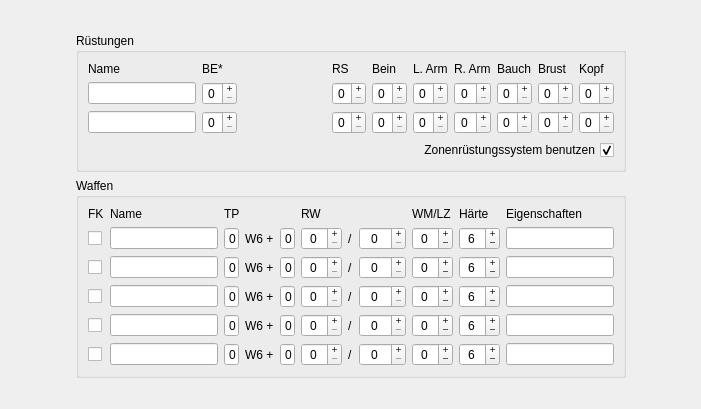
<?xml version="1.0" encoding="UTF-8"?>
<ui version="4.0">
 <class>formAusruestung</class>
 <widget class="QWidget" name="formAusruestung">
  <property name="geometry">
   <rect>
    <x>0</x>
    <y>0</y>
    <width>701</width>
    <height>409</height>
   </rect>
  </property>
  <property name="windowTitle">
   <string>Form</string>
  </property>
  <widget class="QWidget" name="gridLayoutWidget">
   <property name="geometry">
    <rect>
     <x>0</x>
     <y>0</y>
     <width>701</width>
     <height>411</height>
    </rect>
   </property>
   <layout class="QGridLayout" name="gridLayout">
    <item row="2" column="1">
     <widget class="QGroupBox" name="groupBox_2">
      <property name="title">
       <string>Waffen</string>
      </property>
      <layout class="QHBoxLayout" name="horizontalLayout_2">
       <item>
        <layout class="QGridLayout" name="gridLayout_3">
         <item row="4" column="7">
          <widget class="QSpinBox" name="spinW4wm">
           <property name="alignment">
            <set>Qt::AlignCenter</set>
           </property>
           <property name="buttonSymbols">
            <enum>QAbstractSpinBox::PlusMinus</enum>
           </property>
           <property name="minimum">
            <number>-3</number>
           </property>
           <property name="maximum">
            <number>16</number>
           </property>
          </widget>
         </item>
         <item row="3" column="8">
          <widget class="QSpinBox" name="spinW3h">
           <property name="alignment">
            <set>Qt::AlignCenter</set>
           </property>
           <property name="buttonSymbols">
            <enum>QAbstractSpinBox::PlusMinus</enum>
           </property>
           <property name="minimum">
            <number>1</number>
           </property>
           <property name="maximum">
            <number>12</number>
           </property>
           <property name="value">
            <number>6</number>
           </property>
          </widget>
         </item>
         <item row="0" column="3">
          <widget class="QLabel" name="label_14">
           <property name="text">
            <string>TP</string>
           </property>
          </widget>
         </item>
         <item row="1" column="3">
          <layout class="QHBoxLayout" name="horizontalLayout_3">
           <item>
            <widget class="QSpinBox" name="spinW1w6">
             <property name="sizePolicy">
              <sizepolicy hsizetype="Preferred" vsizetype="Fixed">
               <horstretch>0</horstretch>
               <verstretch>0</verstretch>
              </sizepolicy>
             </property>
             <property name="minimumSize">
              <size>
               <width>15</width>
               <height>0</height>
              </size>
             </property>
             <property name="maximumSize">
              <size>
               <width>15</width>
               <height>16777215</height>
              </size>
             </property>
             <property name="buttonSymbols">
              <enum>QAbstractSpinBox::NoButtons</enum>
             </property>
            </widget>
           </item>
           <item>
            <widget class="QLabel" name="label_22">
             <property name="text">
              <string>W6 +</string>
             </property>
            </widget>
           </item>
           <item>
            <widget class="QSpinBox" name="spinW1plus">
             <property name="sizePolicy">
              <sizepolicy hsizetype="Preferred" vsizetype="Fixed">
               <horstretch>0</horstretch>
               <verstretch>0</verstretch>
              </sizepolicy>
             </property>
             <property name="minimumSize">
              <size>
               <width>15</width>
               <height>0</height>
              </size>
             </property>
             <property name="maximumSize">
              <size>
               <width>15</width>
               <height>16777215</height>
              </size>
             </property>
             <property name="buttonSymbols">
              <enum>QAbstractSpinBox::NoButtons</enum>
             </property>
            </widget>
           </item>
          </layout>
         </item>
         <item row="3" column="1">
          <widget class="QLineEdit" name="editW3name"/>
         </item>
         <item row="5" column="7">
          <widget class="QSpinBox" name="spinW5wm">
           <property name="alignment">
            <set>Qt::AlignCenter</set>
           </property>
           <property name="buttonSymbols">
            <enum>QAbstractSpinBox::PlusMinus</enum>
           </property>
           <property name="minimum">
            <number>-3</number>
           </property>
           <property name="maximum">
            <number>16</number>
           </property>
          </widget>
         </item>
         <item row="2" column="7">
          <widget class="QSpinBox" name="spinW2wm">
           <property name="alignment">
            <set>Qt::AlignCenter</set>
           </property>
           <property name="buttonSymbols">
            <enum>QAbstractSpinBox::PlusMinus</enum>
           </property>
           <property name="minimum">
            <number>-3</number>
           </property>
           <property name="maximum">
            <number>16</number>
           </property>
          </widget>
         </item>
         <item row="3" column="6">
          <widget class="QSpinBox" name="spinW3rw2">
           <property name="alignment">
            <set>Qt::AlignCenter</set>
           </property>
           <property name="buttonSymbols">
            <enum>QAbstractSpinBox::PlusMinus</enum>
           </property>
           <property name="maximum">
            <number>500</number>
           </property>
          </widget>
         </item>
         <item row="3" column="0">
          <widget class="QCheckBox" name="checkW3FK">
           <property name="text">
            <string/>
           </property>
          </widget>
         </item>
         <item row="2" column="0">
          <widget class="QCheckBox" name="checkW2FK">
           <property name="text">
            <string/>
           </property>
          </widget>
         </item>
         <item row="1" column="6">
          <widget class="QSpinBox" name="spinW1rw2">
           <property name="alignment">
            <set>Qt::AlignCenter</set>
           </property>
           <property name="readOnly">
            <bool>false</bool>
           </property>
           <property name="buttonSymbols">
            <enum>QAbstractSpinBox::PlusMinus</enum>
           </property>
           <property name="maximum">
            <number>500</number>
           </property>
          </widget>
         </item>
         <item row="2" column="4">
          <widget class="QSpinBox" name="spinW2rw">
           <property name="alignment">
            <set>Qt::AlignCenter</set>
           </property>
           <property name="buttonSymbols">
            <enum>QAbstractSpinBox::PlusMinus</enum>
           </property>
           <property name="maximum">
            <number>99</number>
           </property>
          </widget>
         </item>
         <item row="2" column="9">
          <widget class="QLineEdit" name="editW2eig"/>
         </item>
         <item row="4" column="8">
          <widget class="QSpinBox" name="spinW4h">
           <property name="alignment">
            <set>Qt::AlignCenter</set>
           </property>
           <property name="buttonSymbols">
            <enum>QAbstractSpinBox::PlusMinus</enum>
           </property>
           <property name="minimum">
            <number>1</number>
           </property>
           <property name="maximum">
            <number>12</number>
           </property>
           <property name="value">
            <number>6</number>
           </property>
          </widget>
         </item>
         <item row="2" column="8">
          <widget class="QSpinBox" name="spinW2h">
           <property name="alignment">
            <set>Qt::AlignCenter</set>
           </property>
           <property name="buttonSymbols">
            <enum>QAbstractSpinBox::PlusMinus</enum>
           </property>
           <property name="minimum">
            <number>1</number>
           </property>
           <property name="maximum">
            <number>12</number>
           </property>
           <property name="value">
            <number>6</number>
           </property>
          </widget>
         </item>
         <item row="5" column="3">
          <layout class="QHBoxLayout" name="horizontalLayout_9">
           <item>
            <widget class="QSpinBox" name="spinW5w6">
             <property name="sizePolicy">
              <sizepolicy hsizetype="Preferred" vsizetype="Fixed">
               <horstretch>0</horstretch>
               <verstretch>0</verstretch>
              </sizepolicy>
             </property>
             <property name="minimumSize">
              <size>
               <width>15</width>
               <height>0</height>
              </size>
             </property>
             <property name="maximumSize">
              <size>
               <width>15</width>
               <height>16777215</height>
              </size>
             </property>
             <property name="buttonSymbols">
              <enum>QAbstractSpinBox::NoButtons</enum>
             </property>
            </widget>
           </item>
           <item>
            <widget class="QLabel" name="label_37">
             <property name="text">
              <string>W6 +</string>
             </property>
            </widget>
           </item>
           <item>
            <widget class="QSpinBox" name="spinW5plus">
             <property name="sizePolicy">
              <sizepolicy hsizetype="Preferred" vsizetype="Fixed">
               <horstretch>0</horstretch>
               <verstretch>0</verstretch>
              </sizepolicy>
             </property>
             <property name="minimumSize">
              <size>
               <width>15</width>
               <height>0</height>
              </size>
             </property>
             <property name="maximumSize">
              <size>
               <width>15</width>
               <height>16777215</height>
              </size>
             </property>
             <property name="buttonSymbols">
              <enum>QAbstractSpinBox::NoButtons</enum>
             </property>
            </widget>
           </item>
          </layout>
         </item>
         <item row="4" column="1">
          <widget class="QLineEdit" name="editW4name"/>
         </item>
         <item row="5" column="1">
          <widget class="QLineEdit" name="editW5name"/>
         </item>
         <item row="2" column="1">
          <widget class="QLineEdit" name="editW2name"/>
         </item>
         <item row="4" column="4">
          <widget class="QSpinBox" name="spinW4rw">
           <property name="alignment">
            <set>Qt::AlignCenter</set>
           </property>
           <property name="buttonSymbols">
            <enum>QAbstractSpinBox::PlusMinus</enum>
           </property>
           <property name="maximum">
            <number>99</number>
           </property>
          </widget>
         </item>
         <item row="3" column="7">
          <widget class="QSpinBox" name="spinW3wm">
           <property name="alignment">
            <set>Qt::AlignCenter</set>
           </property>
           <property name="buttonSymbols">
            <enum>QAbstractSpinBox::PlusMinus</enum>
           </property>
           <property name="minimum">
            <number>-3</number>
           </property>
           <property name="maximum">
            <number>16</number>
           </property>
          </widget>
         </item>
         <item row="5" column="9">
          <widget class="QLineEdit" name="editW5eig"/>
         </item>
         <item row="1" column="1">
          <widget class="QLineEdit" name="editW1name"/>
         </item>
         <item row="1" column="0">
          <widget class="QCheckBox" name="checkW1FK">
           <property name="text">
            <string/>
           </property>
          </widget>
         </item>
         <item row="5" column="8">
          <widget class="QSpinBox" name="spinW5h">
           <property name="alignment">
            <set>Qt::AlignCenter</set>
           </property>
           <property name="buttonSymbols">
            <enum>QAbstractSpinBox::PlusMinus</enum>
           </property>
           <property name="minimum">
            <number>1</number>
           </property>
           <property name="maximum">
            <number>12</number>
           </property>
           <property name="value">
            <number>6</number>
           </property>
          </widget>
         </item>
         <item row="0" column="0">
          <widget class="QLabel" name="label_11">
           <property name="text">
            <string>FK</string>
           </property>
          </widget>
         </item>
         <item row="4" column="9">
          <widget class="QLineEdit" name="editW4eig"/>
         </item>
         <item row="3" column="9">
          <widget class="QLineEdit" name="editW3eig"/>
         </item>
         <item row="5" column="0">
          <widget class="QCheckBox" name="checkW5FK">
           <property name="text">
            <string/>
           </property>
          </widget>
         </item>
         <item row="4" column="0">
          <widget class="QCheckBox" name="checkW4FK">
           <property name="text">
            <string/>
           </property>
          </widget>
         </item>
         <item row="5" column="6">
          <widget class="QSpinBox" name="spinW5rw2">
           <property name="alignment">
            <set>Qt::AlignCenter</set>
           </property>
           <property name="buttonSymbols">
            <enum>QAbstractSpinBox::PlusMinus</enum>
           </property>
           <property name="maximum">
            <number>500</number>
           </property>
          </widget>
         </item>
         <item row="2" column="6">
          <widget class="QSpinBox" name="spinW2rw2">
           <property name="alignment">
            <set>Qt::AlignCenter</set>
           </property>
           <property name="buttonSymbols">
            <enum>QAbstractSpinBox::PlusMinus</enum>
           </property>
           <property name="maximum">
            <number>500</number>
           </property>
          </widget>
         </item>
         <item row="4" column="6">
          <widget class="QSpinBox" name="spinW4rw2">
           <property name="alignment">
            <set>Qt::AlignCenter</set>
           </property>
           <property name="buttonSymbols">
            <enum>QAbstractSpinBox::PlusMinus</enum>
           </property>
           <property name="maximum">
            <number>500</number>
           </property>
          </widget>
         </item>
         <item row="0" column="4" colspan="3">
          <widget class="QLabel" name="labelRW1">
           <property name="text">
            <string>RW</string>
           </property>
          </widget>
         </item>
         <item row="2" column="5">
          <widget class="QLabel" name="labelDashW2">
           <property name="text">
            <string>/</string>
           </property>
          </widget>
         </item>
         <item row="1" column="5">
          <widget class="QLabel" name="labelDashW1">
           <property name="text">
            <string>/</string>
           </property>
          </widget>
         </item>
         <item row="4" column="3">
          <layout class="QHBoxLayout" name="horizontalLayout_8">
           <item>
            <widget class="QSpinBox" name="spinW4w6">
             <property name="sizePolicy">
              <sizepolicy hsizetype="Preferred" vsizetype="Fixed">
               <horstretch>0</horstretch>
               <verstretch>0</verstretch>
              </sizepolicy>
             </property>
             <property name="minimumSize">
              <size>
               <width>15</width>
               <height>0</height>
              </size>
             </property>
             <property name="maximumSize">
              <size>
               <width>15</width>
               <height>16777215</height>
              </size>
             </property>
             <property name="buttonSymbols">
              <enum>QAbstractSpinBox::NoButtons</enum>
             </property>
            </widget>
           </item>
           <item>
            <widget class="QLabel" name="label_36">
             <property name="text">
              <string>W6 +</string>
             </property>
            </widget>
           </item>
           <item>
            <widget class="QSpinBox" name="spinW4plus">
             <property name="sizePolicy">
              <sizepolicy hsizetype="Preferred" vsizetype="Fixed">
               <horstretch>0</horstretch>
               <verstretch>0</verstretch>
              </sizepolicy>
             </property>
             <property name="minimumSize">
              <size>
               <width>15</width>
               <height>0</height>
              </size>
             </property>
             <property name="maximumSize">
              <size>
               <width>15</width>
               <height>16777215</height>
              </size>
             </property>
             <property name="buttonSymbols">
              <enum>QAbstractSpinBox::NoButtons</enum>
             </property>
            </widget>
           </item>
          </layout>
         </item>
         <item row="5" column="4">
          <widget class="QSpinBox" name="spinW5rw">
           <property name="alignment">
            <set>Qt::AlignCenter</set>
           </property>
           <property name="buttonSymbols">
            <enum>QAbstractSpinBox::PlusMinus</enum>
           </property>
           <property name="maximum">
            <number>99</number>
           </property>
          </widget>
         </item>
         <item row="3" column="3">
          <layout class="QHBoxLayout" name="horizontalLayout_7">
           <item>
            <widget class="QSpinBox" name="spinW3w6">
             <property name="sizePolicy">
              <sizepolicy hsizetype="Preferred" vsizetype="Fixed">
               <horstretch>0</horstretch>
               <verstretch>0</verstretch>
              </sizepolicy>
             </property>
             <property name="minimumSize">
              <size>
               <width>15</width>
               <height>0</height>
              </size>
             </property>
             <property name="maximumSize">
              <size>
               <width>15</width>
               <height>16777215</height>
              </size>
             </property>
             <property name="buttonSymbols">
              <enum>QAbstractSpinBox::NoButtons</enum>
             </property>
            </widget>
           </item>
           <item>
            <widget class="QLabel" name="label_35">
             <property name="text">
              <string>W6 +</string>
             </property>
            </widget>
           </item>
           <item>
            <widget class="QSpinBox" name="spinW3plus">
             <property name="sizePolicy">
              <sizepolicy hsizetype="Preferred" vsizetype="Fixed">
               <horstretch>0</horstretch>
               <verstretch>0</verstretch>
              </sizepolicy>
             </property>
             <property name="minimumSize">
              <size>
               <width>15</width>
               <height>0</height>
              </size>
             </property>
             <property name="maximumSize">
              <size>
               <width>15</width>
               <height>16777215</height>
              </size>
             </property>
             <property name="buttonSymbols">
              <enum>QAbstractSpinBox::NoButtons</enum>
             </property>
            </widget>
           </item>
          </layout>
         </item>
         <item row="0" column="1">
          <widget class="QLabel" name="label_13">
           <property name="text">
            <string>Name</string>
           </property>
          </widget>
         </item>
         <item row="3" column="4">
          <widget class="QSpinBox" name="spinW3rw">
           <property name="alignment">
            <set>Qt::AlignCenter</set>
           </property>
           <property name="buttonSymbols">
            <enum>QAbstractSpinBox::PlusMinus</enum>
           </property>
           <property name="maximum">
            <number>99</number>
           </property>
          </widget>
         </item>
         <item row="1" column="7">
          <widget class="QSpinBox" name="spinW1wm">
           <property name="alignment">
            <set>Qt::AlignCenter</set>
           </property>
           <property name="buttonSymbols">
            <enum>QAbstractSpinBox::PlusMinus</enum>
           </property>
           <property name="minimum">
            <number>-3</number>
           </property>
           <property name="maximum">
            <number>16</number>
           </property>
          </widget>
         </item>
         <item row="1" column="8">
          <widget class="QSpinBox" name="spinW1h">
           <property name="alignment">
            <set>Qt::AlignCenter</set>
           </property>
           <property name="buttonSymbols">
            <enum>QAbstractSpinBox::PlusMinus</enum>
           </property>
           <property name="minimum">
            <number>1</number>
           </property>
           <property name="maximum">
            <number>12</number>
           </property>
           <property name="value">
            <number>6</number>
           </property>
          </widget>
         </item>
         <item row="0" column="8">
          <widget class="QLabel" name="label_17">
           <property name="text">
            <string>Härte</string>
           </property>
          </widget>
         </item>
         <item row="0" column="9">
          <widget class="QLabel" name="label_18">
           <property name="text">
            <string>Eigenschaften</string>
           </property>
          </widget>
         </item>
         <item row="1" column="4">
          <widget class="QSpinBox" name="spinW1rw">
           <property name="alignment">
            <set>Qt::AlignCenter</set>
           </property>
           <property name="buttonSymbols">
            <enum>QAbstractSpinBox::PlusMinus</enum>
           </property>
           <property name="maximum">
            <number>99</number>
           </property>
          </widget>
         </item>
         <item row="0" column="7">
          <widget class="QLabel" name="labelWM">
           <property name="text">
            <string>WM/LZ</string>
           </property>
          </widget>
         </item>
         <item row="1" column="9">
          <widget class="QLineEdit" name="editW1eig"/>
         </item>
         <item row="2" column="3">
          <layout class="QHBoxLayout" name="horizontalLayout_11">
           <item>
            <widget class="QSpinBox" name="spinW2w6">
             <property name="sizePolicy">
              <sizepolicy hsizetype="Preferred" vsizetype="Fixed">
               <horstretch>0</horstretch>
               <verstretch>0</verstretch>
              </sizepolicy>
             </property>
             <property name="minimumSize">
              <size>
               <width>15</width>
               <height>0</height>
              </size>
             </property>
             <property name="maximumSize">
              <size>
               <width>15</width>
               <height>16777215</height>
              </size>
             </property>
             <property name="buttonSymbols">
              <enum>QAbstractSpinBox::NoButtons</enum>
             </property>
            </widget>
           </item>
           <item>
            <widget class="QLabel" name="label_39">
             <property name="text">
              <string>W6 +</string>
             </property>
            </widget>
           </item>
           <item>
            <widget class="QSpinBox" name="spinW2plus">
             <property name="sizePolicy">
              <sizepolicy hsizetype="Preferred" vsizetype="Fixed">
               <horstretch>0</horstretch>
               <verstretch>0</verstretch>
              </sizepolicy>
             </property>
             <property name="minimumSize">
              <size>
               <width>15</width>
               <height>0</height>
              </size>
             </property>
             <property name="maximumSize">
              <size>
               <width>15</width>
               <height>16777215</height>
              </size>
             </property>
             <property name="buttonSymbols">
              <enum>QAbstractSpinBox::NoButtons</enum>
             </property>
            </widget>
           </item>
          </layout>
         </item>
         <item row="3" column="5">
          <widget class="QLabel" name="labelDashW3">
           <property name="text">
            <string>/</string>
           </property>
          </widget>
         </item>
         <item row="4" column="5">
          <widget class="QLabel" name="labelDashW4">
           <property name="text">
            <string>/</string>
           </property>
          </widget>
         </item>
         <item row="5" column="5">
          <widget class="QLabel" name="labelDashW5">
           <property name="text">
            <string>/</string>
           </property>
          </widget>
         </item>
        </layout>
       </item>
      </layout>
     </widget>
    </item>
    <item row="1" column="2">
     <spacer name="horizontalSpacer">
      <property name="orientation">
       <enum>Qt::Horizontal</enum>
      </property>
      <property name="sizeHint" stdset="0">
       <size>
        <width>40</width>
        <height>20</height>
       </size>
      </property>
     </spacer>
    </item>
    <item row="1" column="0">
     <spacer name="horizontalSpacer_2">
      <property name="orientation">
       <enum>Qt::Horizontal</enum>
      </property>
      <property name="sizeHint" stdset="0">
       <size>
        <width>40</width>
        <height>20</height>
       </size>
      </property>
     </spacer>
    </item>
    <item row="0" column="1">
     <spacer name="verticalSpacer">
      <property name="orientation">
       <enum>Qt::Vertical</enum>
      </property>
      <property name="sizeHint" stdset="0">
       <size>
        <width>20</width>
        <height>40</height>
       </size>
      </property>
     </spacer>
    </item>
    <item row="1" column="1">
     <widget class="QGroupBox" name="groupBox">
      <property name="title">
       <string>Rüstungen</string>
      </property>
      <property name="flat">
       <bool>false</bool>
      </property>
      <property name="checkable">
       <bool>false</bool>
      </property>
      <layout class="QVBoxLayout" name="verticalLayout">
       <item>
        <layout class="QGridLayout" name="gridLayout_2">
         <property name="sizeConstraint">
          <enum>QLayout::SetDefaultConstraint</enum>
         </property>
         <item row="0" column="7">
          <widget class="QLabel" name="labelBauch">
           <property name="sizePolicy">
            <sizepolicy hsizetype="Preferred" vsizetype="Preferred">
             <horstretch>0</horstretch>
             <verstretch>0</verstretch>
            </sizepolicy>
           </property>
           <property name="minimumSize">
            <size>
             <width>35</width>
             <height>0</height>
            </size>
           </property>
           <property name="text">
            <string>Bauch</string>
           </property>
          </widget>
         </item>
         <item row="0" column="6">
          <widget class="QLabel" name="labelRarm">
           <property name="sizePolicy">
            <sizepolicy hsizetype="Preferred" vsizetype="Preferred">
             <horstretch>0</horstretch>
             <verstretch>0</verstretch>
            </sizepolicy>
           </property>
           <property name="minimumSize">
            <size>
             <width>35</width>
             <height>0</height>
            </size>
           </property>
           <property name="text">
            <string>R. Arm</string>
           </property>
          </widget>
         </item>
         <item row="0" column="9">
          <widget class="QLabel" name="labelKopf">
           <property name="minimumSize">
            <size>
             <width>35</width>
             <height>0</height>
            </size>
           </property>
           <property name="text">
            <string>Kopf</string>
           </property>
          </widget>
         </item>
         <item row="0" column="5">
          <widget class="QLabel" name="labelLarm">
           <property name="minimumSize">
            <size>
             <width>35</width>
             <height>0</height>
            </size>
           </property>
           <property name="text">
            <string>L. Arm</string>
           </property>
          </widget>
         </item>
         <item row="0" column="4">
          <widget class="QLabel" name="labelBein">
           <property name="minimumSize">
            <size>
             <width>35</width>
             <height>0</height>
            </size>
           </property>
           <property name="text">
            <string>Bein</string>
           </property>
          </widget>
         </item>
         <item row="2" column="6">
          <widget class="QSpinBox" name="spinR2rarm">
           <property name="alignment">
            <set>Qt::AlignCenter</set>
           </property>
           <property name="buttonSymbols">
            <enum>QAbstractSpinBox::PlusMinus</enum>
           </property>
           <property name="maximum">
            <number>8</number>
           </property>
          </widget>
         </item>
         <item row="2" column="9">
          <widget class="QSpinBox" name="spinR2kopf">
           <property name="alignment">
            <set>Qt::AlignCenter</set>
           </property>
           <property name="buttonSymbols">
            <enum>QAbstractSpinBox::PlusMinus</enum>
           </property>
           <property name="maximum">
            <number>8</number>
           </property>
          </widget>
         </item>
         <item row="1" column="8">
          <widget class="QSpinBox" name="spinR1brust">
           <property name="alignment">
            <set>Qt::AlignCenter</set>
           </property>
           <property name="buttonSymbols">
            <enum>QAbstractSpinBox::PlusMinus</enum>
           </property>
           <property name="maximum">
            <number>8</number>
           </property>
          </widget>
         </item>
         <item row="1" column="2">
          <spacer name="horizontalSpacer_3">
           <property name="orientation">
            <enum>Qt::Horizontal</enum>
           </property>
           <property name="sizeHint" stdset="0">
            <size>
             <width>40</width>
             <height>20</height>
            </size>
           </property>
          </spacer>
         </item>
         <item row="1" column="1">
          <widget class="QSpinBox" name="spinR1be">
           <property name="alignment">
            <set>Qt::AlignCenter</set>
           </property>
           <property name="buttonSymbols">
            <enum>QAbstractSpinBox::PlusMinus</enum>
           </property>
           <property name="maximum">
            <number>8</number>
           </property>
          </widget>
         </item>
         <item row="0" column="0">
          <widget class="QLabel" name="label">
           <property name="text">
            <string>Name</string>
           </property>
          </widget>
         </item>
         <item row="2" column="8">
          <widget class="QSpinBox" name="spinR2brust">
           <property name="alignment">
            <set>Qt::AlignCenter</set>
           </property>
           <property name="buttonSymbols">
            <enum>QAbstractSpinBox::PlusMinus</enum>
           </property>
           <property name="maximum">
            <number>8</number>
           </property>
          </widget>
         </item>
         <item row="2" column="1">
          <widget class="QSpinBox" name="spinR2be">
           <property name="alignment">
            <set>Qt::AlignCenter</set>
           </property>
           <property name="buttonSymbols">
            <enum>QAbstractSpinBox::PlusMinus</enum>
           </property>
           <property name="maximum">
            <number>8</number>
           </property>
          </widget>
         </item>
         <item row="2" column="5">
          <widget class="QSpinBox" name="spinR2larm">
           <property name="alignment">
            <set>Qt::AlignCenter</set>
           </property>
           <property name="buttonSymbols">
            <enum>QAbstractSpinBox::PlusMinus</enum>
           </property>
           <property name="maximum">
            <number>8</number>
           </property>
          </widget>
         </item>
         <item row="2" column="0">
          <widget class="QLineEdit" name="editR2name"/>
         </item>
         <item row="1" column="5">
          <widget class="QSpinBox" name="spinR1larm">
           <property name="alignment">
            <set>Qt::AlignCenter</set>
           </property>
           <property name="buttonSymbols">
            <enum>QAbstractSpinBox::PlusMinus</enum>
           </property>
           <property name="maximum">
            <number>8</number>
           </property>
          </widget>
         </item>
         <item row="1" column="6">
          <widget class="QSpinBox" name="spinR1rarm">
           <property name="alignment">
            <set>Qt::AlignCenter</set>
           </property>
           <property name="buttonSymbols">
            <enum>QAbstractSpinBox::PlusMinus</enum>
           </property>
           <property name="maximum">
            <number>8</number>
           </property>
          </widget>
         </item>
         <item row="1" column="4">
          <widget class="QSpinBox" name="spinR1bein">
           <property name="alignment">
            <set>Qt::AlignCenter</set>
           </property>
           <property name="buttonSymbols">
            <enum>QAbstractSpinBox::PlusMinus</enum>
           </property>
           <property name="maximum">
            <number>8</number>
           </property>
          </widget>
         </item>
         <item row="1" column="7">
          <widget class="QSpinBox" name="spinR1bauch">
           <property name="alignment">
            <set>Qt::AlignCenter</set>
           </property>
           <property name="buttonSymbols">
            <enum>QAbstractSpinBox::PlusMinus</enum>
           </property>
           <property name="maximum">
            <number>8</number>
           </property>
          </widget>
         </item>
         <item row="2" column="7">
          <widget class="QSpinBox" name="spinR2bauch">
           <property name="alignment">
            <set>Qt::AlignCenter</set>
           </property>
           <property name="buttonSymbols">
            <enum>QAbstractSpinBox::PlusMinus</enum>
           </property>
           <property name="maximum">
            <number>8</number>
           </property>
          </widget>
         </item>
         <item row="1" column="9">
          <widget class="QSpinBox" name="spinR1kopf">
           <property name="alignment">
            <set>Qt::AlignCenter</set>
           </property>
           <property name="buttonSymbols">
            <enum>QAbstractSpinBox::PlusMinus</enum>
           </property>
           <property name="maximum">
            <number>8</number>
           </property>
          </widget>
         </item>
         <item row="0" column="1">
          <widget class="QLabel" name="label_7">
           <property name="minimumSize">
            <size>
             <width>35</width>
             <height>0</height>
            </size>
           </property>
           <property name="text">
            <string>BE*</string>
           </property>
          </widget>
         </item>
         <item row="0" column="8">
          <widget class="QLabel" name="labelBrust">
           <property name="minimumSize">
            <size>
             <width>35</width>
             <height>0</height>
            </size>
           </property>
           <property name="text">
            <string>Brust</string>
           </property>
          </widget>
         </item>
         <item row="1" column="0">
          <widget class="QLineEdit" name="editR1name"/>
         </item>
         <item row="2" column="4">
          <widget class="QSpinBox" name="spinR2bein">
           <property name="alignment">
            <set>Qt::AlignCenter</set>
           </property>
           <property name="buttonSymbols">
            <enum>QAbstractSpinBox::PlusMinus</enum>
           </property>
           <property name="maximum">
            <number>8</number>
           </property>
          </widget>
         </item>
         <item row="0" column="3">
          <widget class="QLabel" name="labelRS">
           <property name="text">
            <string>RS</string>
           </property>
          </widget>
         </item>
         <item row="1" column="3">
          <widget class="QSpinBox" name="spinR1RS">
           <property name="alignment">
            <set>Qt::AlignCenter</set>
           </property>
           <property name="buttonSymbols">
            <enum>QAbstractSpinBox::PlusMinus</enum>
           </property>
           <property name="maximum">
            <number>8</number>
           </property>
          </widget>
         </item>
         <item row="2" column="3">
          <widget class="QSpinBox" name="spinR2RS">
           <property name="alignment">
            <set>Qt::AlignCenter</set>
           </property>
           <property name="buttonSymbols">
            <enum>QAbstractSpinBox::PlusMinus</enum>
           </property>
           <property name="maximum">
            <number>8</number>
           </property>
          </widget>
         </item>
        </layout>
       </item>
       <item>
        <widget class="QCheckBox" name="checkZonen">
         <property name="layoutDirection">
          <enum>Qt::RightToLeft</enum>
         </property>
         <property name="text">
          <string>Zonenrüstungssystem benutzen</string>
         </property>
         <property name="checked">
          <bool>true</bool>
         </property>
        </widget>
       </item>
      </layout>
     </widget>
    </item>
    <item row="3" column="1">
     <spacer name="verticalSpacer_2">
      <property name="orientation">
       <enum>Qt::Vertical</enum>
      </property>
      <property name="sizeHint" stdset="0">
       <size>
        <width>20</width>
        <height>40</height>
       </size>
      </property>
     </spacer>
    </item>
   </layout>
  </widget>
 </widget>
 <tabstops>
  <tabstop>editR1name</tabstop>
  <tabstop>spinR1be</tabstop>
  <tabstop>spinR1RS</tabstop>
  <tabstop>spinR1bein</tabstop>
  <tabstop>spinR1larm</tabstop>
  <tabstop>spinR1rarm</tabstop>
  <tabstop>spinR1bauch</tabstop>
  <tabstop>spinR1brust</tabstop>
  <tabstop>spinR1kopf</tabstop>
  <tabstop>editR2name</tabstop>
  <tabstop>spinR2be</tabstop>
  <tabstop>spinR2RS</tabstop>
  <tabstop>spinR2bein</tabstop>
  <tabstop>spinR2larm</tabstop>
  <tabstop>spinR2rarm</tabstop>
  <tabstop>spinR2bauch</tabstop>
  <tabstop>spinR2brust</tabstop>
  <tabstop>spinR2kopf</tabstop>
  <tabstop>checkZonen</tabstop>
  <tabstop>checkW1FK</tabstop>
  <tabstop>editW1name</tabstop>
  <tabstop>spinW1w6</tabstop>
  <tabstop>spinW1plus</tabstop>
  <tabstop>spinW1rw</tabstop>
  <tabstop>spinW1rw2</tabstop>
  <tabstop>spinW1wm</tabstop>
  <tabstop>spinW1h</tabstop>
  <tabstop>editW1eig</tabstop>
  <tabstop>checkW2FK</tabstop>
  <tabstop>editW2name</tabstop>
  <tabstop>spinW2w6</tabstop>
  <tabstop>spinW2plus</tabstop>
  <tabstop>spinW2rw</tabstop>
  <tabstop>spinW2rw2</tabstop>
  <tabstop>spinW2wm</tabstop>
  <tabstop>spinW2h</tabstop>
  <tabstop>editW2eig</tabstop>
  <tabstop>checkW3FK</tabstop>
  <tabstop>editW3name</tabstop>
  <tabstop>spinW3w6</tabstop>
  <tabstop>spinW3plus</tabstop>
  <tabstop>spinW3rw</tabstop>
  <tabstop>spinW3rw2</tabstop>
  <tabstop>spinW3wm</tabstop>
  <tabstop>spinW3h</tabstop>
  <tabstop>editW3eig</tabstop>
  <tabstop>checkW4FK</tabstop>
  <tabstop>editW4name</tabstop>
  <tabstop>spinW4w6</tabstop>
  <tabstop>spinW4plus</tabstop>
  <tabstop>spinW4rw</tabstop>
  <tabstop>spinW4rw2</tabstop>
  <tabstop>spinW4wm</tabstop>
  <tabstop>spinW4h</tabstop>
  <tabstop>editW4eig</tabstop>
  <tabstop>checkW5FK</tabstop>
  <tabstop>editW5name</tabstop>
  <tabstop>spinW5w6</tabstop>
  <tabstop>spinW5plus</tabstop>
  <tabstop>spinW5rw</tabstop>
  <tabstop>spinW5rw2</tabstop>
  <tabstop>spinW5wm</tabstop>
  <tabstop>spinW5h</tabstop>
  <tabstop>editW5eig</tabstop>
 </tabstops>
 <resources/>
 <connections/>
</ui>
